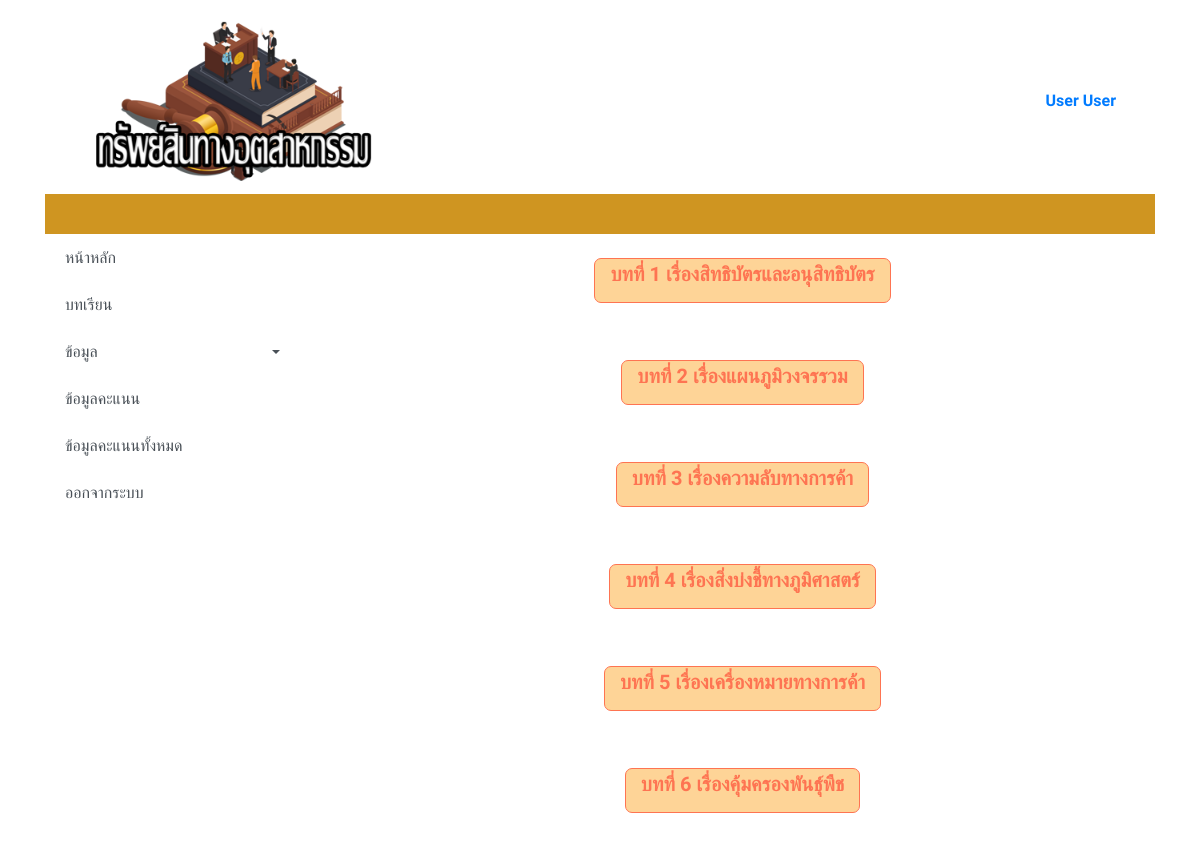
Screenshot of /index1.php?learning (signed in) with the database file from the repository.
### tables this page shows
CREATE TABLE `choice` (
  `choice_id` int(11) NOT NULL,
  `choice_name` varchar(100) NOT NULL,
  `video` varchar(300) NOT NULL,
  `choice_detail` varchar(100) NOT NULL,
  `choice_status` int(1) NOT NULL
);

### index2.php (the view, shortened to what this page needs)
<?php include 'conn.php'; ?>
<?php
$query_choice = "SELECT * FROM choice WHERE choice_status <> 1 ORDER BY choice_id";
$choice = mysqli_query($con,$query_choice) or die(mysqli_error());
$row_choice = mysqli_fetch_assoc($choice);
$totalRows_choice = mysqli_num_rows($choice);
?>
<link rel=stylesheet href="st.css">
  <ul class="list-group list-group-flush text-center">
<br>
    <?php if ($totalRows_choice > 0) {?>
      <?php do { ?>
        <?php
        $c =  $row_choice['choice_id'];
        $user_id = $_SESSION['UserID'];
        $sql3="SELECT * From user_learning WHERE user_id = $user_id AND choice_id = $c";
        $db_query3=mysqli_query($con,$sql3) or die(mysqli_error());
        $result3=mysqli_fetch_array($db_query3);
        $totalRows_query3 = mysqli_num_rows($db_query3);
        ?>
        <?php if ($totalRows_query3 > 0){ ?>
          <?php if ($result3['user_learning_af'] == 'ยังไม่ทำ'){ ?>
           <li class="list-group">
             <h3>
              <a href="choice.php?choice_id=<?php echo $row_choice['choice_id'];?>&user_id=<?php echo $_SESSION['UserID'];?>&aff=aff"><p class="btn btn-xs btn-danger buttonn" ><b>ทำแบบทดสอบก่อนเรียน <?php echo $row_choice['choice_name'];?> แล้ว</b></p></a>
            </h3>
          </li>
        <?php }else{ ?>
          <li class="list-group">
            <h3>
              <a href="watch.php?choice_id=<?php echo $row_choice['choice_id'];?>&user_id=<?php echo $_SESSION['UserID'];?>&aff=aff&cff"><p class="btn btn-xs btn-danger buttonn"><b>ทำแบบทดสอบ <?php echo $row_choice['choice_name'];?> แล้ว</b></p></a>
            </h3>
          </li>
        <?php  } ?>
      <?php }else{?>
       <li class="list-group">
        <h3>
          <a href="choice.php?choice_id=<?php echo $row_choice['choice_id'];?>&user_id=<?php echo $_SESSION['UserID'];?>&bff=bff" ><p class="btn btn-xs btn-danger buttonn" ><b><?php echo $row_choice['choice_name'];?></b></p></a>
        </h3>
      </li>
    <?php } ?>
  <?php } while ($row_choice = mysqli_fetch_assoc($choice)); ?>
<?php }
?>
</ul>

### st.css (style rules this page uses)
.buttonn { color: #FE7452; background-color: #FED497; border: 1px solid #FE7452; border-radius: 7px; padding: 0 15px; cursor: pointer; height: 45px; font-size: 20px; transition: all 0.2s ease-in-out; text-align: center; }

### header.php (style rules this page uses)
body { font-family: 'Prompt', sans-serif; }

### rows the page displays
choice: choice_name "บทที่ 1 เรื่องสิทธิบัตรและอนุสิทธิบัตร"
choice: choice_name "บทที่ 2 เรื่องแผนภูมิวงจรรวม"
choice: choice_name "บทที่ 3 เรื่องความลับทางการค้า"
choice: choice_name "บทที่ 4 เรื่องสิ่งบ่งชี้ทางภูมิศาสตร์"
choice: choice_name "บทที่ 5 เรื่องเครื่องหมายทางการค้า"
choice: choice_name "บทที่ 6 เรื่องคุ้มครองพันธุ์พืช"

### other values shown
$_SESSION["User"] "User User"
